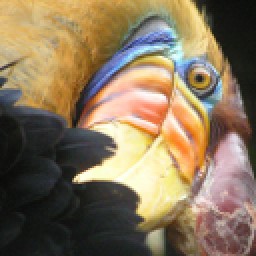
#> input picture Machine Learning Hands on/KMeans/bird_small.png, 128 x 128 px (shown 2 times larger)
$ jupyter execute --allow-errors 'KMeans Clustering.ipynb'   (shell and % lines are left out)   (older library calls are emulated)
#> lines starting #> are read from the running program, lines starting #| are printed output that depends on the picture
[cell 1]
import numpy as np
import scipy.io as sio
#import scipy.misc as sm

import matplotlib.pyplot as plt

from matplotlib.colors import ListedColormap, NoNorm
from mpl_toolkits.mplot3d import Axes3D
from sklearn.cluster import KMeans
from sklearn.decomposition import PCA
from sklearn.pipeline import Pipeline
from sklearn.preprocessing import StandardScaler

#> (a cell that did not finish here is left out)

#> (a cell that did not finish here is left out)

[cell 4]
# Run K-means clustering with 3 centroids
kmeans = KMeans(n_clusters=3)
#> (the rest of this cell did not finish here and is left out)

#> (a cell that did not finish here is left out)

[cell 6]
def plot_cluster(X, centroids, assignments, cluster, color):
    '''Plot members and centroid of given cluster.'''
    plt.plot(X[assignments == cluster, 0], X[assignments == cluster, 1], f'{color}o', label=f'Cluster {cluster}')
    plt.plot(centroids[cluster, 0], centroids[cluster, 1], 'kx', ms=20, mew=4)

# Plot 3 clusters with colors red, green and blue
#> (the rest of this cell did not finish here and is left out)

[cell 7]
import cv2
# Read an image using OpenCV
# Read image into a 128*128*3 tensor and
# normalize RGB values to [0, 1] interval.
A = cv2.imread('bird_small.png')/255

# Reshape to an m*3 matrix (with m = 128*128),
# a design matrix of m examples in RGB space
X = A.reshape(-1,3)

[cell 8]
# Run K-means clustering with 16 centroids
# to find the top 16 colors in the image.
kmeans = KMeans(n_clusters=16)
kmeans.fit(X)

[cell 9]
# Use cluster centroids to define a color map
# with 16 entries.
cmap = ListedColormap(kmeans.cluster_centers_)

[cell 10]
# Reshape cluster assignments to a 128*128 matrix
# which encodes the compressed image (where pixel
# values are integers within interval [0, 15],
# referencing an entry in cmap)
A_compressed = kmeans.labels_.reshape(128, 128)

[cell 11]
# Plot original image (16.7M colors)
plt.subplot(1, 2, 1)
plt.imshow(A)

# Plot compressed image (16 colors)
plt.subplot(1, 2, 2)
plt.imshow(A_compressed, cmap=cmap, norm=NoNorm())
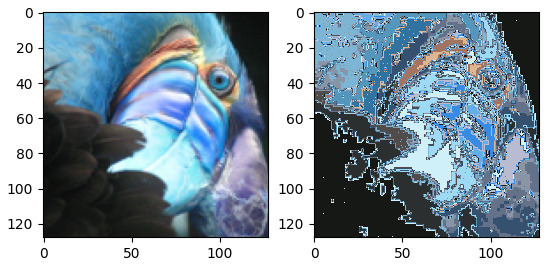
#> figure drawn by matplotlib, 2 panels; B, G, R data is drawn as R, G, B

[cell 12]
# Show clusters in (normalized) RGB space
sp = plt.figure().add_subplot(111, projection='3d')
sp.set_xlabel('R')
sp.set_ylabel('G')
sp.set_zlabel('B')
sp.scatter(X[:,0], X[:,1], X[:,2], s=1, c=kmeans.labels_, cmap=cmap)
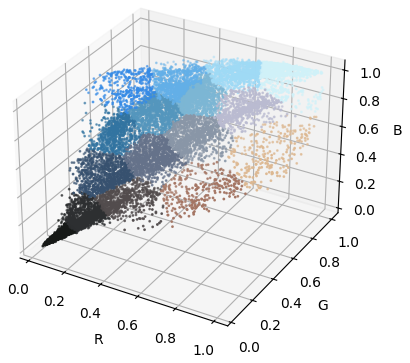
#> figure drawn by matplotlib, 1 panel

[cell 13]
# Learn principal components 1 and 2 from RGB data
# (see section 2.5 in exercise description ex7.pdf)
pca = PCA(n_components=2)
pca.fit(X)

# Run 3D -> 2D reduction of RGB data
X_red = pca.transform(X)
#> X_red = 16384 pairs, first value -0.726 to 0.915, second value -0.487 to 0.545

[cell 14]
# Show cluster in 2D space
plt.scatter(X_red[:,0], X_red[:,1], s=1, c=kmeans.labels_, cmap=cmap)
plt.xlabel('Principal component 1')
plt.ylabel('Principal component 2')
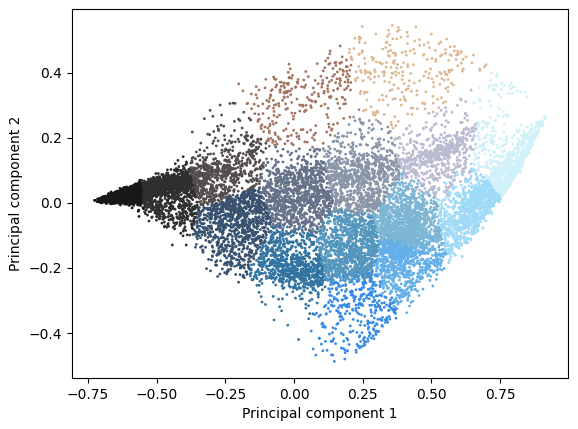
#> figure drawn by matplotlib, 1 panel

# Principal component analysis

#> (a cell that did not finish here is left out)

#> (a cell that did not finish here is left out)

[cell 17]
# Create a figure and an Axes object (for later re-use)
fig, ax = plt.subplots()

# Plot example dataset
ax.plot(X[:,0], X[:,1], 'bo', label='Example')
ax.set_title('Example dataset')
ax.set_xlabel('x0')
ax.set_ylabel('x1')
ax.set_aspect('equal', adjustable='box')
ax.legend()
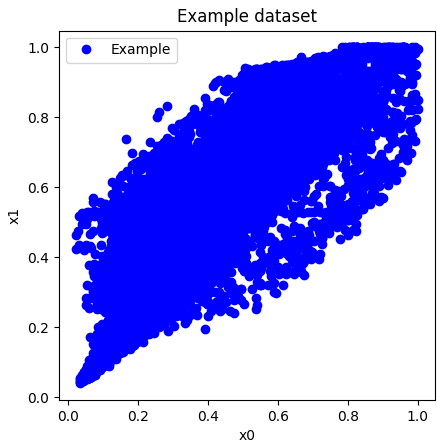
#> figure drawn by matplotlib, 1 panel

[cell 18]
# Standard scaler instance
scaler = StandardScaler()

# PCA instance
pca = PCA()

# PCA pipeline with data pre-processing to zero mean and unit variance
pipeline = Pipeline(steps=[('scaler', scaler), ('pca', pca)])

[cell 19]
# Learn principal components
pipeline.fit(X)

[cell 20]
# The length of the plotted principal components should
# correspond to their eigenvalues (explained variance).
components = pca.components_ * pca.explained_variance_.reshape(-1,1)

# Transform principal components back onto original data
components = scaler.inverse_transform(components)

# Obtain original data mean values
mean = scaler.mean_

# Plot transformed principal components on original data
ax.set_title('Principal components')
ax.plot([mean[0], components[0,0]],
        [mean[1], components[0,1]],
        'r-', lw=3, label='Principal component 1')
ax.plot([mean[0], components[1,0]],
        [mean[1], components[1,1]],
        'g-', lw=3, label='Principal component 2')
ax.legend()


# Show figure with original data and principal components
fig

[cell 21]
# For 2D -> 1D reduction, set number
# of principal components to 1.
pca.n_components = 1

# Re-learn first principal component
pipeline.fit(X)

[cell 22]
# Project data onto first principal component
X_red = pipeline.transform(X)
#> X_red = 16384 values, max 3.41 at index 6225, min -2.5 at index 11392, mean 1.97e-15

# Result is a vector (m*1 array) X_red
X_red.shape
#> Out = (16384, 1)

[cell 23]
# Transform projections back into 2D space
X_rec = pipeline.inverse_transform(X_red)

# Result is a matrix (m*2 array) X_rec
X_rec.shape
#> Out = (16384, 3)

[cell 24]
# Plot projections onto first principal component in 2D space
ax.plot(X_rec[:,0], X_rec[:,1], 'mo', label='Projection')

# Plot lines between original data and their projections
for i in range(X.shape[0]):
    ax.plot([X[i,0], X_rec[i,0]], [X[i,1], X_rec[i,1]], 'k--')

ax.set_title('Projection onto principal component 1')
ax.legend()

fig

# Face image dataset

#> (a cell that did not finish here is left out)

#> (a cell that did not finish here is left out)

[cell 27]
def plot_images(X, n_rows, n_cols):
    '''Plot first n_rows * n_cols images from dataset X.

    X must be of shape (m, 1024).
    '''
#> called with X = array of shape (16384, 3), n_rows = 10, n_cols = 10
    plt.figure(figsize=(n_cols, n_rows))
    plt.subplots_adjust(hspace=0, wspace=0)

    for i in range(n_rows * n_cols):
        plt.subplot(n_rows, n_cols, i + 1)
        plt.imshow(X[i].reshape((32,32), order='F'), cmap=plt.cm.gray)
        plt.xticks(())
        plt.yticks(())
